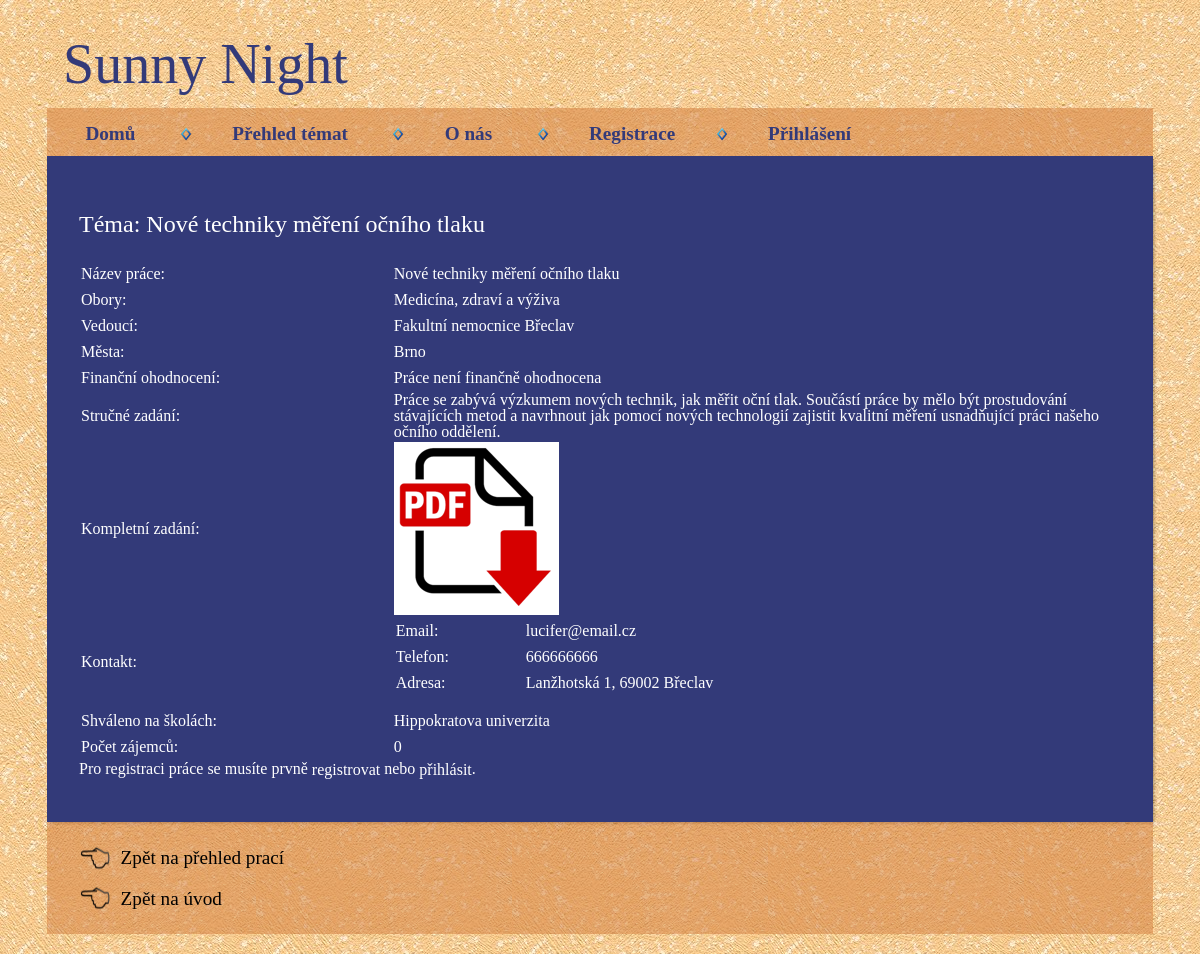
The app's page /detail.php?prace=1 with its own data.
### tables this page shows
CREATE TABLE IF NOT EXISTS `itu_h_prace` (
  `ID` int(11) NOT NULL AUTO_INCREMENT,
  `nazev` varchar(128) NOT NULL,
  `zadavatel` int(11) NOT NULL,
  `plat` varchar(39) DEFAULT NULL,
  `zadani_strucne` varchar(4000) NOT NULL,
  `zadani_odkaz` varchar(128) NOT NULL,
  `casova_narocnost` varchar(128) DEFAULT NULL,
  PRIMARY KEY (`ID`)
);

CREATE TABLE IF NOT EXISTS `itu_h_firmy` (
  `ID` int(11) NOT NULL AUTO_INCREMENT,
  `nazev` varchar(128) NOT NULL,
  `ulice` varchar(128) DEFAULT NULL,
  `cislo_popisne` varchar(128) DEFAULT NULL,
  `psc` int(5) DEFAULT NULL,
  `mesto` int(11) NOT NULL,
  `telefon` int(9) DEFAULT NULL,
  `email` varchar(128) NOT NULL,
  PRIMARY KEY (`ID`),
  UNIQUE KEY `email` (`email`)
);

CREATE TABLE IF NOT EXISTS `itu_h_mesta` (
  `ID` int(11) NOT NULL AUTO_INCREMENT,
  `nazev` varchar(128) NOT NULL,
  PRIMARY KEY (`ID`)
);

### includes/show_detail.php (the view, shortened to what this page needs)
<?php
	$prace = isset( $_GET['prace'] ) ? trim( $_GET['prace'] ) : '';
	if ( !$prace || isset( $_POST['zrusit_praci'] ) ) {
		if ( isset( $_POST['zrusit_praci'] ) ) {
			$ok = mysql_query( "DELETE FROM itu_h_prace where id = $prace" );
			echo '<p class="ok">Práce byla zrušena.</p>';
		}
		else {
			echo '<p class="error">Zvolená práce neexistuje.</p>';
		}
	}
	else {
		$nazev_skoly = '';
		$prace_select = mysql_query(
			"SELECT DISTINCT
			  itu_h_prace.ID,
			  itu_h_prace.nazev,
			  itu_h_prace.plat,
			  itu_h_prace.zadani_strucne,
			  itu_h_prace.zadani_odkaz,
			  itu_h_mesta.nazev AS mesto,
			  itu_h_obory.nazev AS obor,
			  itu_h_firmy.nazev AS firma,
			  itu_h_firmy.email,
			  itu_h_firmy.telefon,
			  itu_h_firmy.mesto AS mesto_firma,
			  itu_h_firmy.ulice,
			  itu_h_firmy.psc,
			  itu_h_firmy.cislo_popisne,
			  itu_h_skoly.ID AS skola,
			  itu_s_prace_skoly.komentar
			FROM
			  itu_h_prace
			    LEFT JOIN itu_s_prace_mesta    ON itu_h_prace.ID    = itu_s_prace_mesta.prace
				LEFT JOIN itu_s_prace_skoly    ON itu_h_prace.ID    = itu_s_prace_skoly.prace
				LEFT JOIN itu_s_prace_podobory ON itu_h_prace.ID    = itu_s_prace_podobory.prace
				LEFT JOIN itu_h_mesta          ON itu_h_mesta.ID    = itu_s_prace_mesta.mesto
				LEFT JOIN itu_h_skoly          ON itu_h_skoly.ID    = itu_s_prace_skoly.skola
				LEFT JOIN itu_h_podobory       ON itu_h_podobory.ID = itu_s_prace_podobory.podobor
				LEFT JOIN itu_h_firmy          ON itu_h_firmy.ID    = itu_h_prace.zadavatel
				LEFT JOIN itu_h_obory          ON itu_h_obory.ID    = itu_h_podobory.obor
			WHERE
			  itu_h_prace.ID = $prace"
		);
		if ( $prace_select && mysql_num_rows( $prace_select ) > 0  ) {
			$mesta = array();
			$obory = array();
			$last_row = '';
			$vyjadreni_sloly = '-- neuvedeno --';
			while ( $row = mysql_fetch_assoc( $prace_select ) ) {
				$last_row = $row;
				if ( $row['mesto'] != NULL ) {
					if ( !in_array( $row['mesto'], $mesta ) ) {
						array_push( $mesta, $row['mesto'] );
					}
				}
				if ( $row['obor'] != NULL ) {
					if ( !in_array( $row['obor'], $obory ) ) {
						array_push( $obory, $row['obor'] );
					}
				}
			}
			sort( $mesta );
			sort( $obory );
			$obory  = implode( '; ', $obory );
			$mesta  = implode( '; ', $mesta );
			$adresa = "-- neuvedeno --";
			$schvaleno_skolach = array();
			$skoly = mysql_query(
				"SELECT DISTINCT jmeno
				 FROM itu_s_prace_skoly INNER JOIN itu_h_skoly ON skola = itu_h_skoly.ID
				 WHERE itu_s_prace_skoly.prace = $prace
				 ORDER BY jmeno"
			);
			while ( $row = mysql_fetch_assoc( $skoly ) ) {
				array_push( $schvaleno_skolach, $row['jmeno'] );
			}
			$schvaleno_skolach = implode( '; ', $schvaleno_skolach );
			$schvaleno_skolach = $schvaleno_skolach ? $schvaleno_skolach : 'Práce nebyla zatím nikde schválena.';
			$data = mysql_query( " SELECT 1 FROM itu_s_prace_studenti WHERE prace = $prace" );
			$pocet_studentu_celkem = mysql_num_rows ( $data );
			$pocet_studentu_skola = 0;
			if ( $last_row['psc'] && $last_row['ulice'] && $last_row['cislo_popisne'] ) {
				$sidlo = mysql_query( "SELECT nazev FROM itu_h_mesta WHERE ID = ".$last_row['mesto_firma']);
				$row = mysql_fetch_assoc( $sidlo );
				$adresa = $last_row['ulice'].' '.$last_row['cislo_popisne'].', '.$last_row['psc'].' '.$row['nazev'];
			}
			echo '<h2>Téma: '.$last_row['nazev'].'</h2>';
			echo '
				<form method="post">
				<table class="neohranicena_tabulka">
					<tbody>
						<tr>
							<td>Název práce:</td>
							<td>'.$last_row['nazev'].'</td>
						</tr>
						<tr>
							<td>Obory:</td>
							<td>'.($obory?$obory:'-- neuvedeno --').'</td>
						</tr>
						<tr>
							<td>Vedoucí:</td>
							<td>'.$last_row['firma'].'</td>
						</tr>
						<tr>
							<td>Města:</td>
							<td>'.($mesta?$mesta:'-- neuvedeno --').'</td>
						</tr>
						<tr>
							<td class="lalign">Finanční ohodnocení:</td>
							<td>'.($last_row['plat']?$last_row['plat']:'Práce není finančně ohodnocena').'</td>
						</tr>
			';
			echo '
						<tr>
							<td>Stručné zadání:</td>
							<td>
								'.$last_row['zadani_strucne'].'
							</td>
						</tr>
						<tr>
							<td class="top">Kompletní zadání:</td>
							<td><a href="'.$last_row['zadani_odkaz'].'"> <img class="icon_pdf_download" src="./pictures/pdf_download.png" alt="PDF_download"></td>
						</tr>
						<tr class="kontakt_info">
							<td class="top">Kontakt:</td>
							<td>
								<table class="kontakt_info">
									<tbody>
										<tr>
											<td>
												<h4>Email:</h4>
											</td>
											<td>
												<a href="mailto:'.$last_row['email'].'" class="mail_link">'.$last_row['email'].'</a>
											</td>
										</tr>
										<tr>
											<td>
												<h4>Telefon:</h4>
											</td>
											<td>
												'.($last_row['telefon']?$last_row['telefon']:'-- neuvedeno --').'
											</td>
										</tr>
										<tr>
											<td>
												<h4>Adresa:</h4>
											</td>
											<td>
												'.$adresa.'
											</td>
										</tr>
									</tbody>
								</table>
							</td>
						</tr>
						<tr>
							<td>
								Shváleno na školách:
							</td>
							<td>
								'.$schvaleno_skolach.'
							</td>
						</tr>
						<tr>
							<td>
								Počet zájemců:
							</td>
							<td>
								'.$pocet_studentu_celkem.'
							</td>
						</tr>
			';
			if ( $_SESSION['user'] ) {
				if ( $_SESSION['user']['kdo'] == 'student' ) {
					$email = $_SESSION['user']['email'];
					$student = mysql_query( "SELECT ID FROM itu_h_studenti WHERE email = '$email'" );
					$student = mysql_fetch_assoc( $student );
					$student = $student['ID'];
					$ok = mysql_query( "SELECT 1 FROM itu_s_prace_studenti WHERE student = $student AND prace = $prace" );
					$content  = "";
					if ( mysql_num_rows( $ok ) ) {
						$content  = '<p class="warning">K této práci jste registrován.</p>';
						$content .= '<input type="submit" name="odregistrovat_praci" value="Nemám zájem o tuto práci">';
					}
					else {
						$content .= '<input type="submit" name="registrovat_praci" value="Mám zájem o tuto práci">';
					}
					echo '
								<tr>
									<td>
										Počet zájemců na škole '.$nazev_skoly.':
									</td>
									<td>
										'.$pocet_studentu_skola.'
									</td>
								</tr>
								<tr>
									<td>
										Vyjádření školy '.$nazev_skoly.':
									</td>
									<td>
										'.$vyjadreni_sloly.'
									</td>
								</tr>
								<tr>
									<td colspan="2">
										'.$content.'
									</td>
								</tr>
							</tbody>
						</table>
						</form>
					';
				}
				elseif ( $_SESSION['user']['kdo'] == 'firma' && $_SESSION['user']['email'] == $last_row['email'] ) {
					$content = "";
					$disabled = "";
					if ( $pocet_studentu_celkem ) {
						$disabled = 'disabled';
						$content = '<p class="warning">Tuto práci nelze editovat ani odstranit, protože jsou k ní přihlášeni studenti.</p>';
					}
					echo '
								<tr>
									<td colspan="2">
										'.$content.'
										<input type="submit" name="upravit_praci" value="Upravit práci" '.$disabled.'>
										<input type="submit" name="zrusit_praci" value="Zrušit práci" '.$disabled.'>
									</td>
								</tr>
							</tbody>
						</table>
						</form>
					';
				}
				elseif ( $_SESSION['user']['kdo'] == 'skola' ) {
					$email = $_SESSION['user']['email'];
					$skola = mysql_query( "SELECT ID FROM itu_h_skoly WHERE email = '$email'" );
					$skola = mysql_fetch_assoc( $skola );
					$skola = $skola['ID'];
					$ok = mysql_query( "SELECT 1 FROM itu_s_prace_skoly WHERE skola = $skola AND prace = $prace" );
					$content = "";
					if ( mysql_num_rows( $ok ) ) {
						$disabled = $pocet_studentu_skola ? 'disabled' : '';
						$content  = '<p class="warning">Tato práce je již schválena na vaší škole.</p>';
						if ( $disabled ) {
							$content  .= '<p class="warning">Tuto práci nelze zrušit pro tuto školu, protože jsou k ní přihlášení studenti.</p>';
						}
						$content .= '<input type="submit" name="odschvalit_praci" value="Zrušit práci na naší škole" '.$disabled.'>';
					}
					else {
						$content  = '<textarea name="komentar" cols="80" rows="8" placeholder="Koméntář ke schválení..."></textarea><br>';
						$content .= '<input type="submit" name="schvalit_praci" value="Schválit práci na naší škole" >';
					}
					echo '
								<tr>
									<td>
										Počet zájemců na škole '.$nazev_skoly.':
									</td>
									<td>
										'.$pocet_studentu_skola.'
									</td>
								</tr>
								<tr>
									<td>
										Vyjádření školy '.$nazev_skoly.':
									</td>
									<td>
										'.$vyjadreni_sloly.'
									</td>
								</tr>
								<tr>
									<td colspan="2">
										'.$content.'
									</td>
								</tr>
							</tbody>
						</table>
						</form>
					';
				}
				else {
					echo '
							</tbody>
						</table>
						</form>
						<p class="warning">
							Tato práce nenáleží vaší firmě, nelze ji tedy editovat ani odstranit.
						</p>
					';
				}
			}
			else {
				echo '
						</tbody>
					</table>
					</form>
					<p class="warning">
						Pro registraci práce se musíte prvně <a href="registrace.php">registrovat</a> nebo <a href="prihlaseni.php">přihlásit</a>.
					</p>
				';
			}
		}
		else {
			echo '<p class="error">Zvolená práce neexistuje.</p>';
		}
	}
?>

### css/style.css (style rules this page uses)
html, body, div, span, applet, object, iframe, h1, h2, h3, h4, h5, h6, p, blockquote, pre, a, abbr, acronym, address, big, cite, code, del, dfn, em, img, ins, kbd, q, s, samp, small, strike, strong, sub, sup, tt, var, b, u, i, center, dl, dt, dd, ol, ul, li, fieldset, form, label, legend, table, caption, tbody, tfoot, thead, tr, th, td, article, aside, canvas, details, embed, figure, figcaption, footer, header, hgroup, menu, nav, output, ruby, section, summary, time, mark, audio, video { margin: 0; padding: 0; border: 0; font-size: 100%; font: inherit; vertical-align: middle; outline: none; -webkit-font-smoothing: antialiased; -webkit-text-size-adjust: 100%; -ms-text-size-adjust: 100%; -webkit-box-sizing: border-box; -moz-box-sizing: border-box; box-sizing: border-box; }
html { overflow-y: auto; overflow-x: auto; min-width: 740px; }
body { background: url('../pictures/background.jpg'); font-family: 'Quivira'; display: block; margin: 20px 30px; line-height: 1; color: #fff; }
a { text-decoration: none; color: #fff; }
h2 { color: rgb(255, 255, 255); font-size: 1.5em; margin: 1em 0; }
p { margin-bottom: 0.7em; }
.neohranicena_tabulka table { margin-bottom: 10px; }
.neohranicena_tabulka tr { height: 1.5em; }
.neohranicena_tabulka td:first-child { padding-right: 20px; min-width: 8em; width: 30%; }

### records on screen
itu_h_prace: nazev "Nové techniky měření očního tlaku", itu_h_firmy.nazev "Fakultní nemocnice Břeclav", zadani_strucne "Práce se zabývá výzkumem nových technik, jak měřit oční tlak. Součástí práce by mělo být prostudování stávajících metod a navrhnout jak pomocí nových technologií zajistit kvalitní měření usnadňující práci našeho očního oddělení.", itu_h_firmy.email "lucifer@email.cz", itu_h_firmy.telefon "666666666", itu_h_firmy.ulice+cislo_popisne+psc "Lanžhotská 1, 69002 Břeclav"

### other values on screen
$obory "Medicína, zdraví a výživa"
$mesta "Brno"
$schvaleno_skolach "Hippokratova univerzita"
$pocet_studentu_celkem "0"
